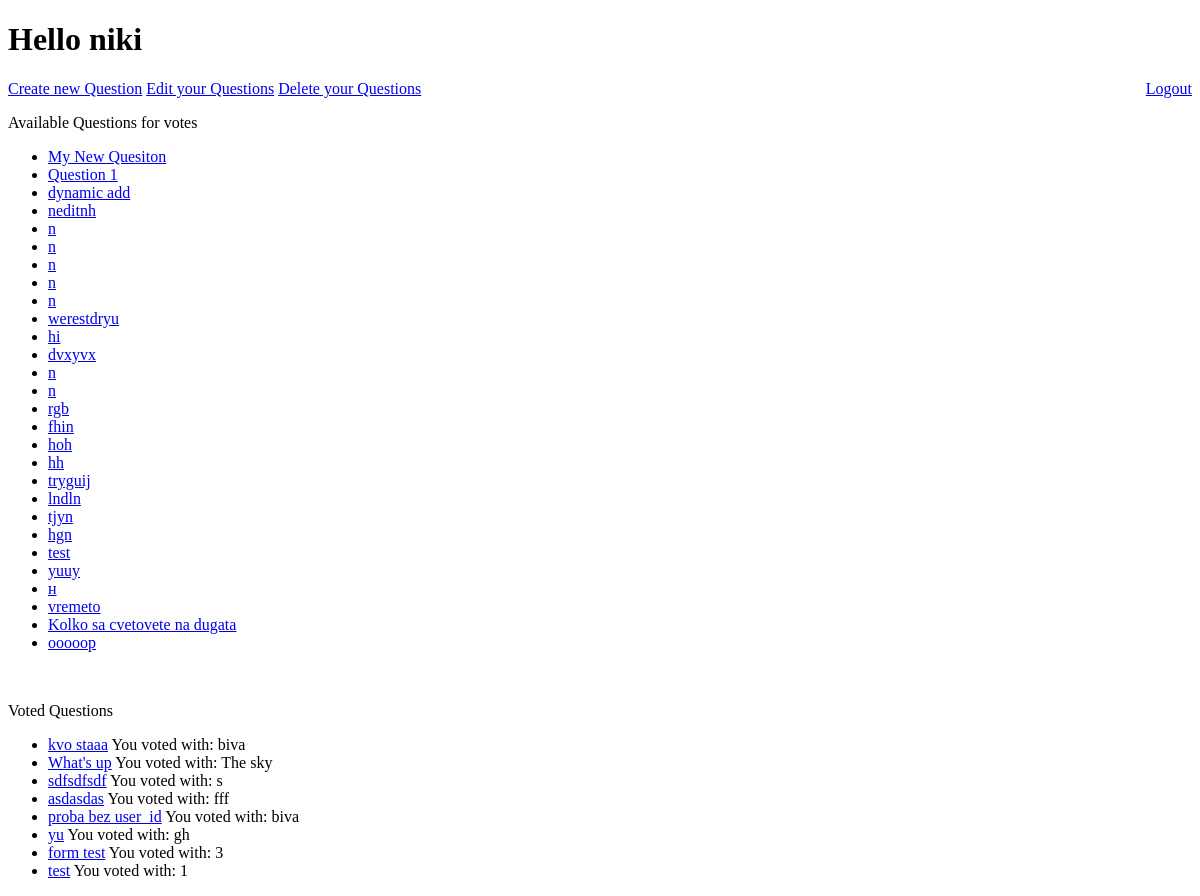
Page /polls/home/ (signed in) on the earlier database version.
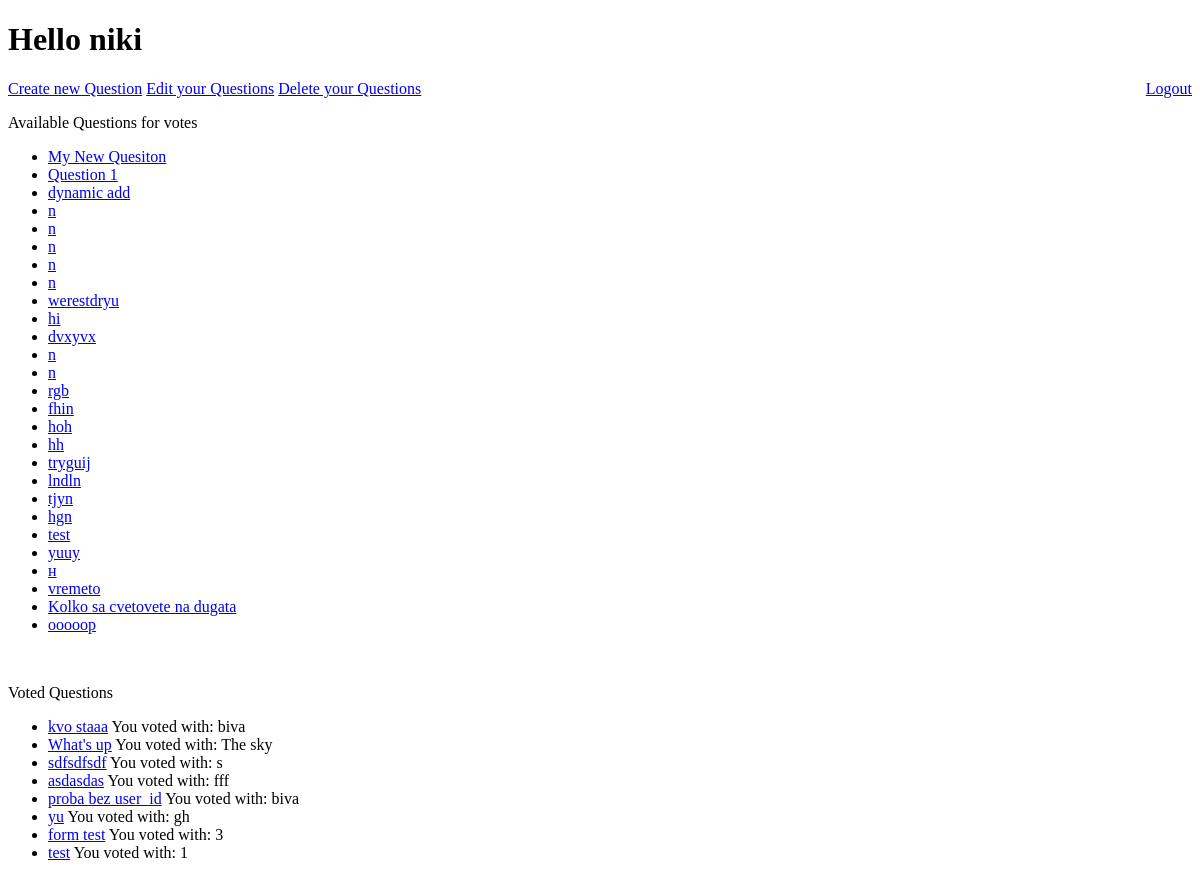
Same page on the later database version.
### polls/models.py (models this page shows, shortened)
class User(models.Model):
    username = models.CharField(max_length=100)
    user_email = models.CharField(max_length=100)
    password = models.CharField(max_length=100)
    is_active = models.BooleanField(default=False)

class Question(models.Model):
    user = models.ForeignKey(User, on_delete=models.CASCADE)
    question_text = models.CharField(max_length=200)
    pub_date = models.DateTimeField("date published")
    def was_published_recently(self):
        now = timezone.now()
        return now - datetime.timedelta(days=1) <= self.pub_date <= now
    was_published_recently.admin_order_field = "pub_date"
    was_published_recently.boolean = True
    was_published_recently.short_description = "Published recently"
    def __str__(self):
        return self.question_text

class Answer(models.Model):
    user_id = models.ForeignKey(User, on_delete=models.CASCADE)
    is_vote = models.BooleanField(default=False)
    choice_text = models.ForeignKey(Choice, on_delete=models.CASCADE)
    question_text = models.ForeignKey(Question, on_delete=models.CASCADE)

class Choice(models.Model):
    question = models.ForeignKey(Question, on_delete=models.CASCADE)
    choice_text = models.CharField(max_length=200)
    votes = models.IntegerField(default=0)
    def __str__(self):
        return self.choice_text

### polls/views.py (the view)
# urls.py: path("home/", views.home, name="home"),
def home(request):
    user = get_session_user(request)
    user_answers = list(user.answer_set.all())
    open_questions = (
        Question.objects.filter(pub_date__lte=timezone.now())
        .exclude(answer__user_id=user)
        .order_by("-pub_date")
    )
    return render(
        request,
        "polls/home.html",
        {
            "user": user,
            "user_answers": user_answers,
            "open_questions": open_questions,
            "count_of_choices": 1,
        },
    )

### polls/views.py (called while the page is built)
def get_session_user(request):
    user_id = request.session.get("user_id")
    if not user_id:
        raise ValueError("You are not logged or don't have permission")
    else:
        user = User.objects.get(pk=user_id)
        return user

### polls/templates/polls/home.html (shortened to what this page needs)
{% extends "base.html" %}
{% block content %}
    <h1>
        Hello {{ user.username }}
    </h1>
    <a href="{% url 'logout' %}" style="float: right;">Logout</a>
    <a href="{% url 'create' %}">Create new Question</a>
    <a href="{% url 'my_questions' %}">Edit your Questions</a>
    <a href="{% url 'my_questions_for_delete' %}">Delete your Questions</a>
    <p>Available Questions for votes</p>
    {% if open_questions %}
    <ul>
        {% for question in open_questions %}
        <li>
            <a href="{% url 'detail' question.id %}">{{ question.question_text }}</a>
        </li>
        {% endfor %}
    </ul>
    {% else %}
        <p>No polls are available</p>
    {% endif %}
    <br>
    <p>Voted Questions</p>
    {% if user_answers %}
    <ul>
        {% for answer in user_answers %}
        <li>
            <a href="{% url 'results' answer.question_text.id %}">{{ answer.question_text }}</a>
            You voted with: {{ answer.choice_text }}
        </li>
        {% endfor %}
    </ul>
    {% else %}
        <p>No polls are available</p>
    {% endif %}
{% endblock content %}

### polls/templates/base.html (shortened to what this page needs)
<!DOCTYPE html>
<html lang="en">
<head>
</head>
<body>
    {% block content %}{% endblock content%}
</body>
</html>

Differences in the rows shown:
removed Question: question_text "neditnh"
